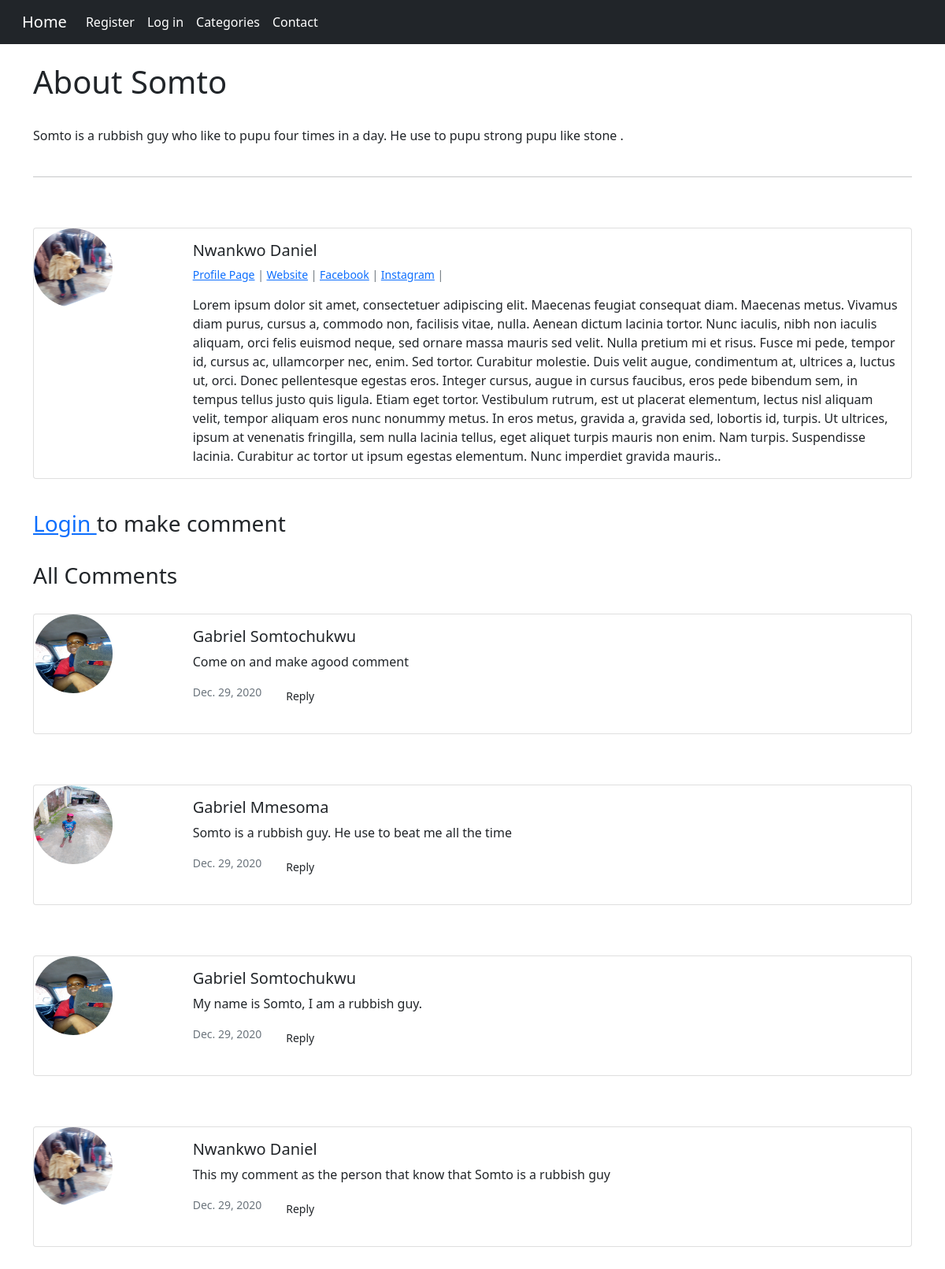
Page /article/3 on the committed database.
### news/models.py (models this page shows, shortened)
class Post(models.Model):
	title = models.CharField(max_length=225)
	header_image = models.ImageField(null=True, blank=True, upload_to="images/")
	author = models.ForeignKey(User, on_delete=models.CASCADE, related_name="poster")
	category = models.CharField(max_length=225, default='Education')
	body = RichTextField(blank=True, null=True)
	title_tag = models.CharField(max_length=225, default="Title tag is for to be displayed instead of title")
	publication_date = models.DateField(auto_now_add=True)
	likes = models.ManyToManyField(User, related_name='blog_post')
	def total_likes(self):
		return self.likes.count()

class Profile(models.Model):
	user = models.OneToOneField(User, null=True, on_delete=models.CASCADE)
	bio = models.TextField()
	profile_pic = models.ImageField(null=True, blank=True, upload_to="images/profile/")
	website_url = models.CharField(max_length=255, blank=True, null=True)
	facebook_url = models.CharField(max_length=255, blank=True, null=True)
	twiter_url = models.CharField(max_length=255, blank=True, null=True)
	instagram_url = models.CharField(max_length=255, blank=True, null=True)
	pinterest_url = models.CharField(max_length=255, blank=True, null=True)

class Comment(models.Model):
	user = models.ForeignKey(User, null=True, on_delete=models.CASCADE)
	post = models.ForeignKey(Post, related_name="comments", on_delete= models.CASCADE)
	body = models.TextField()
	date_added = models.DateField(auto_now_add=True)

### news/views.py (the view, shortened to what this page needs)
# urls.py: path("article/<int:pk>", ArticleView, name="article_detail"),
@csrf_exempt
def ArticleView(request, pk):
	post = Post.objects.get(pk=pk)
	comments = Comment.objects.filter(post=post).order_by('-id')
	stuff = get_object_or_404(Post, id=pk)
	total_likes = stuff.total_likes()
	liked = False
	if stuff.likes.filter(id=request.user.id).exists():
		liked = True
	return render(request, 'article_detail.html', {
		"post": post,
		"liked": liked,
		"total_likes": total_likes,
		"comments": comments,
		})

### news/templates/article_detail.html (shortened to what this page needs)
{% extends 'base.html' %}
{% load static %}
{% block content %}
<div class="container">
	<br>
	<h1>{{post.title}}</h1> <br>
	{{post.body | safe}}
	<br><br>
	<hr>
<br><br>
<div class="card mb-3">
  <div class="row g-0">
    <div class="col-md-2">
    {% if post.author.profile.profile_pic %}
      	<img class="rounded-circle" width="100" height="100" src="{{post.author.profile.profile_pic.url}}">
    {% else %}
    	<img class="rounded-circle" width="100" height="100"  src="{% static 'news/images/default_image.jfif' %}">
    {% endif %}
    </div>
    <div class="col-md-10">
      <div class="card-body">
        <h5 class="card-title">{{post.author.first_name}}&nbsp;{{post.author.last_name}}</h5>
        <p class="small text-muted">
        	<a href="{% url 'show_profile' post.author.profile.id %}">Profile Page</a> |
        	{% if post.author.profile.website_url %}
        			<a href="{{post.author.profile.website_url}}">Website</a>  |
        	{% endif %}
        	{% if post.author.profile.facebook_url %}
        			<a href="{{post.author.profile.facebook_url}}">Facebook</a>  |
        	{% endif %}
        	{% if post.author.profile.instagram_url %}
        			<a href="{{post.author.profile.instagram_url}}">Instagram</a>  |
        	{% endif %}
        </p>
        <p class="card-text">{{post.author.profile.bio}}.</p>
      </div>
    </div>
  </div>
</div>
		<br>
		{% if user.is_authenticated %}
		<form action="{% url 'article_detail' post.id %}" method="POST">
			<textarea required="" class="form form-control" name="comment"></textarea>
			<br>
			<input type="hidden" name="post_id" value="{{post.id}}">
			<input type="hidden" name="user_id" value="{{user.id}}">
			<button type="submit" class="form form-control btn-secondary">Add Comment</button>
		</form>
	{% else %}
		<h3><a href="{% url 'login' %}">Login </a> to make comment</h3>
	{% endif %}
		<br>
	<h3> All Comments</h3>
	<br>
	{% if not comments %}
			<h6> No Comment Yet</h6>
		{% else %}
			{% for comment in comments %}
			<div class="card mb-3">
			 <div class="row g-0">
			    <div class="col-md-2">
    				{% if comment.user.profile.profile_pic %}
      					<img class="rounded-circle" width="100" height="100" src="{{comment.user.profile.profile_pic.url}}">
    				{% else %}
    					<img class="rounded-circle" width="100" height="100"  src="{% static 'news/images/default_image.jfif' %}">
    				{% endif %}
   			 	</div>
   			 	<div class="col-md-10">
      			<div class="card-body">
      				<h5 class="card-title">{{comment.user.first_name}}&nbsp;{{comment.user.last_name}}</h5>
      				<p class="card-text">{{comment.body}}</p>
      			<div style="display: flex;">
      			<p class="small text-muted">{{comment.date_added}} &nbsp;  &nbsp; &nbsp;</p>
      			<form action="{% url 'reply' comment.id %}" method="POST">
					<p class="small text-muted"><button type="submit" class="btn btn-basic btn-sm" name="post_id" value="{{comment.id}}">Reply</button>&nbsp;&nbsp;</p>
				</form>
				</div>
				</div>
			</div>
		</div>
		</div>
		<br><br>
			{% endfor %}
		{% endif %}
</div>
{% endblock %}

### news/templates/base.html (shortened to what this page needs)
{% load static %}
<!doctype html>
<html lang="en">
  <head>
    <link href="{% static 'news/bootstrap.css' %}" rel="stylesheet">
    <link href="https://cdn.jsdelivr.net/npm/bootstrap@5.0.0-beta1/dist/css/bootstrap.min.css" rel="stylesheet">
  </head>
  <body>
  	<nav class="navbar navbar-expand-lg navbar-dark bg-dark">
  <div class="container-fluid">
    <a class="navbar-brand" href="{% url 'home' %}">Home</a>
    <div class="collapse navbar-collapse" id="navbarSupportedContent">
      	<ul class="navbar-nav mr-auto">
      	{% if user.is_authenticated %}
      		<li class="nav-item">
          		<a class="nav-link active" aria-current="page" href="{% url 'add_post' %}">Add Post</a>
        	</li>
      	{% else %}
      		<li class="nav-item">
          		<a class="nav-link active" aria-current="page" href="{% url 'register' %}">Register</a>
        	</li>
        	<li class="nav-item">
          		<a class="nav-link active" aria-current="page" href="{% url 'login' %}">Log in</a>
        	</li>
      	{% endif %}
        {% if cat_menu%}
        <li class="nav-item dropdown">
          <a class="nav-link dropdown-toggle" href="#" id="navbarDropdown" role="button" data-bs-toggle="dropdown" aria-expanded="false">
            Categories
          </a>
          <ul class="dropdown-menu" aria-labelledby="navbarDropdown">
          	{% for item in cat_menu %}
          		<li><a class="dropdown-item" href="#">{{item}}</a></li>
          	{% endfor %}
          		<li><hr class="dropdown-divider"></li>
          		<li><a class="dropdown-item" href="{% url 'add_category' %}">Add Category</a></li>
          </ul>
        </li>
        {% else %}
        	<li class="nav-item">
         		 <a class=  "nav-link active" href="{% url 'category_list' %}">Categories</a>
        	</li>
        {% endif %}
            <li class="nav-item">
         		 <a class=  "nav-link active" href="{% url 'contact' %}">Contact</a>
        	</li>
      </ul>
    </div>
  </div>
</nav>
   {% block content %}
   {% endblock %}
  </body>
</html>

### rows in the picture
Post: title "About Somto", body "Somto is a rubbish guy who like to pupu four times in a day. He use to pupu strong pupu like stone .", author.profile.profile_pic (picture), author.first_name "Nwankwo", author.last_name "Daniel", author.profile.bio "Lorem ipsum dolor sit amet, consectetuer adipiscing elit. Maecenas feugiat consequat diam. Maecenas metus. Vivamus diam purus, cursus a, commodo non, facilisis vitae, nulla. Aenean dictum lacinia tortor. Nunc iaculis, nibh non iaculis aliquam, orci felis euismod neque, sed ornare massa mauris sed velit. Nulla pretium mi et risus. Fusce mi pede, tempor id, cursus ac, ullamcorper nec, enim. Sed tortor. Curabitur molestie. Duis velit augue, condimentum at, ultrices a, luctus ut, orci. Donec pellentesque egestas eros. Integer cursus, augue in cursus faucibus, eros pede bibendum sem, in tempus tellus justo quis ligula. Etiam eget tortor. Vestibulum rutrum, est ut placerat elementum, lectus nisl…"
Comment: user.profile.profile_pic (picture), user.first_name "Gabriel", user.last_name "Somtochukwu", body "Come on and make agood comment", date_added "Dec. 29, 2020", {{ comment.id }} 5 (drawn)
Comment: user.profile.profile_pic (picture), user.first_name "Gabriel", user.last_name "Mmesoma", body "Somto is a rubbish guy. He use to beat me all the time", date_added "Dec. 29, 2020", {{ comment.id }} 4 (drawn)
Comment: user.profile.profile_pic (picture), user.first_name "Gabriel", user.last_name "Somtochukwu", body "My name is Somto, I am a rubbish guy.", date_added "Dec. 29, 2020", {{ comment.id }} 3 (drawn)
Comment: user.profile.profile_pic (picture), user.first_name "Nwankwo", user.last_name "Daniel", body "This my comment as the person that know that Somto is a rubbish guy", date_added "Dec. 29, 2020", {{ comment.id }} 2 (drawn)
